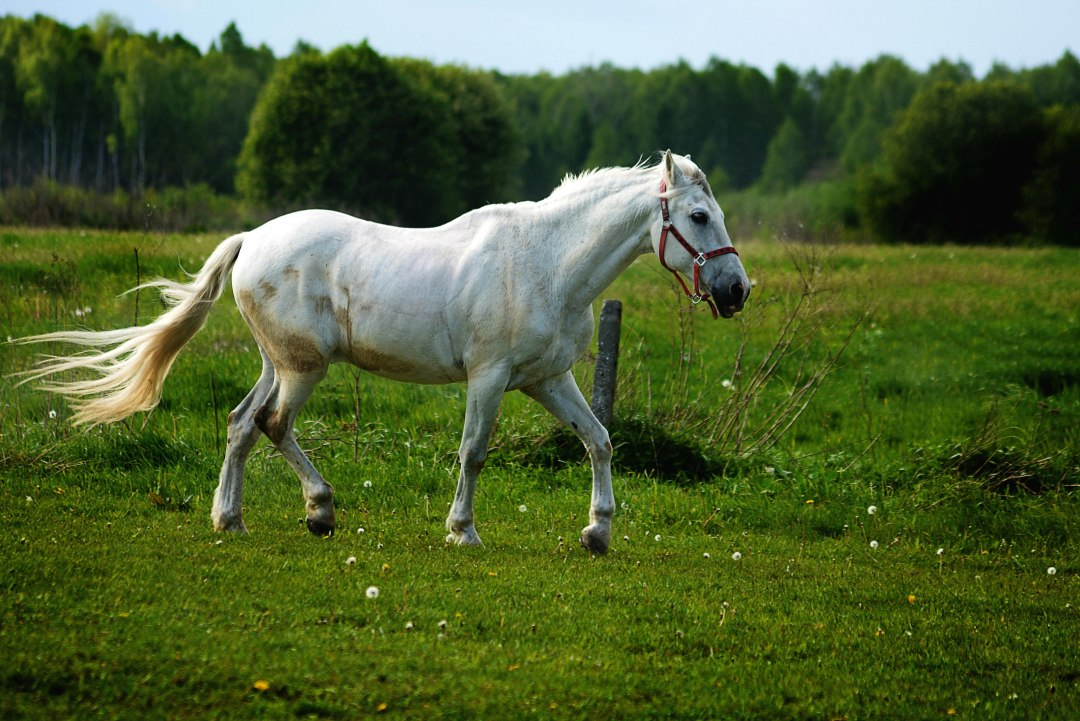
#> input picture Images/h1.jpg, 1080 x 721 px, found by its file name
$ python Thresholding.py
#> lines starting #> are read from the running program, lines starting #| are printed output that depends on the picture; after the words box and inside, x2 and y2 are one past the last pixel; in counts of white or black regions, pixels touching at a corner belong together
import cv2 as cv

img = cv.imread("C:\\Python\\OpenCV\\Images\\h1.jpg")
#> img is the input picture: shape (721, 1080, 3); mean B, G, R 50.7, 97.3, 79.2
if img is None:
    print("img not found")
    exit()
cv.imshow('img', img)
print(img.shape)
#| (721, 1080, 3)
cv.waitKey()

gray = cv.cvtColor(img, cv.COLOR_BGR2GRAY)
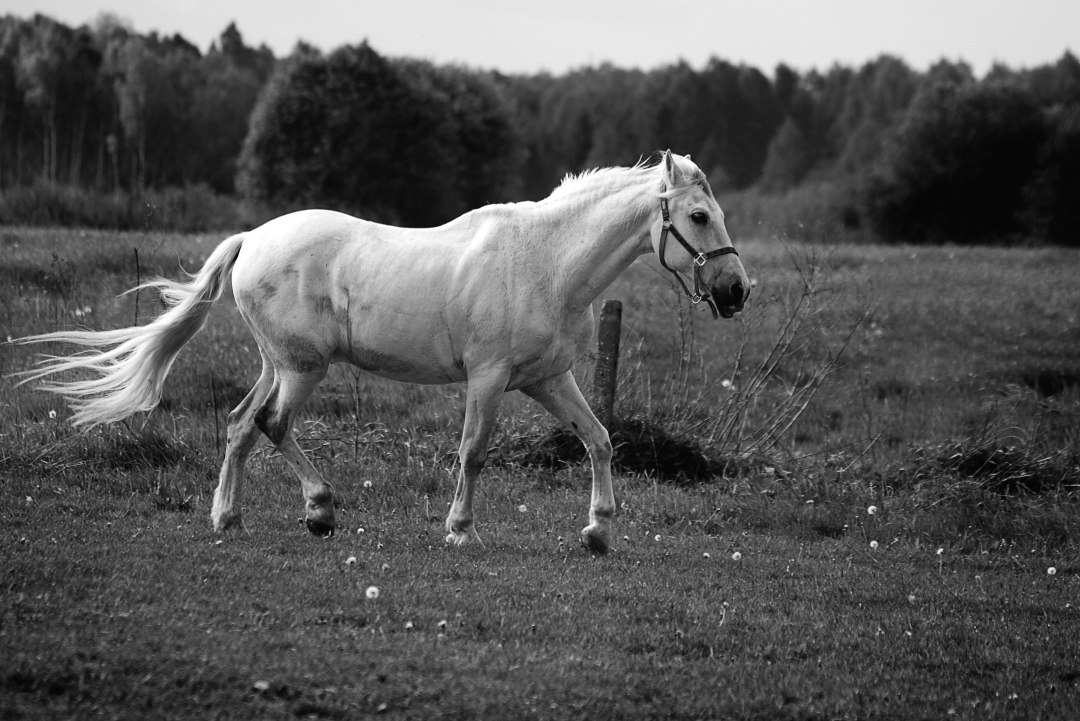
#> gray: shape (721, 1080); min 0, max 255, mean 86.6
cv.imshow('gray', gray)
cv.waitKey()

# Simple thresholding

threshold, thresh = cv.threshold(gray, 125, 255, cv.THRESH_BINARY)
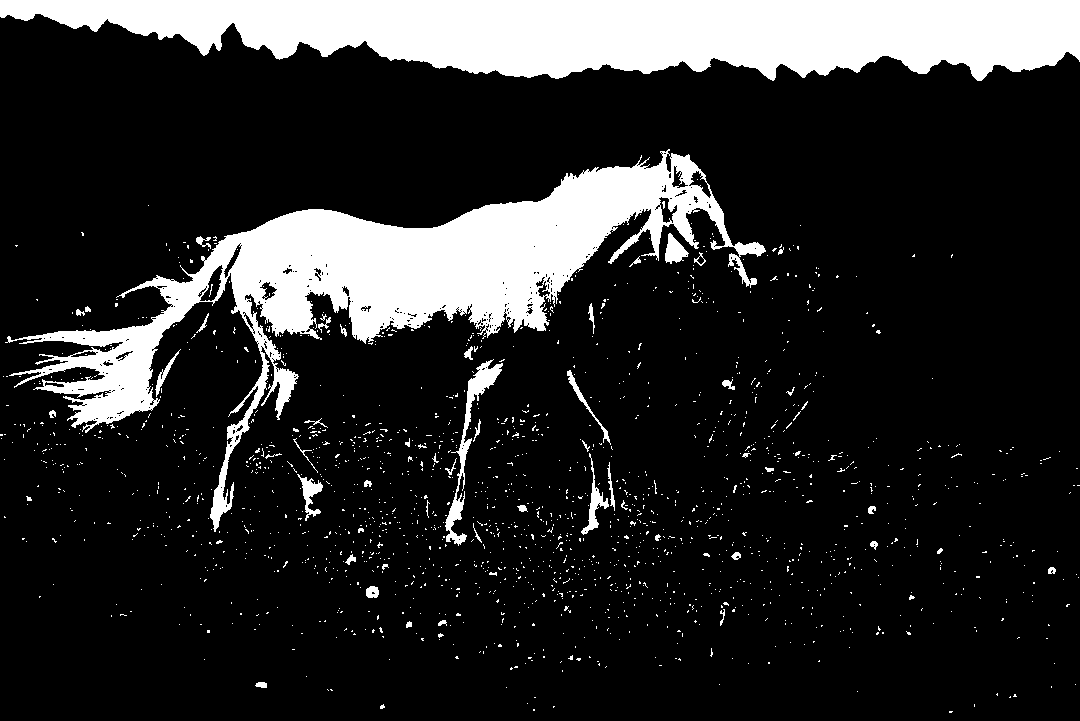
#> thresh: shape (721, 1080); 16.8% white; 1686 white regions (1632 under 20 px), largest, box (x1, y1, x2, y2) and area: (0, 0, 1080, 81) 61907, (5, 149, 766, 532) 58575, (445, 359, 503, 546) 1729
cv.imshow('thresh', thresh)
cv.waitKey()

# inverse thresholding

threshold, inv = cv.threshold(gray, 125, 255, cv.THRESH_BINARY_INV)
cv.imshow('inverse', inv)
cv.waitKey()

# Adaptive thresholding
#                               max,                mean of neighbour pixels  ,  block size, bias that is added to mean
ad = cv.adaptiveThreshold(gray, 255, cv.ADAPTIVE_THRESH_MEAN_C, cv.THRESH_BINARY, 7,  -255)
#> ad: shape (721, 1080); every value is 0
cv.imshow('adaptive', ad)
cv.waitKey()

$ run again, with Images/greenScreen.jpg copied over Images/h1.jpg
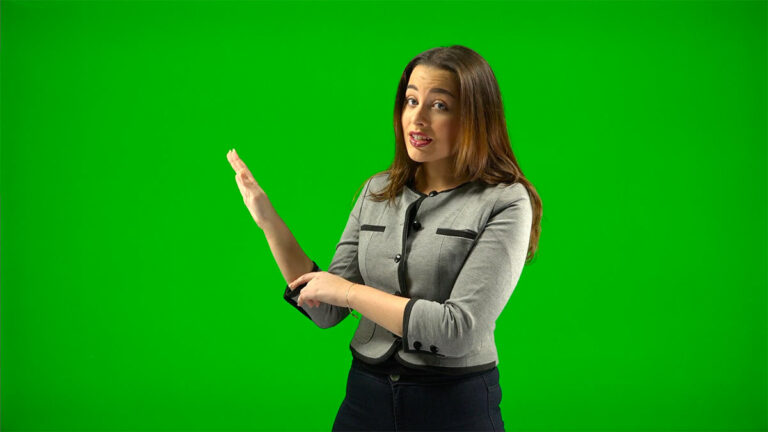
#> input picture Images/greenScreen.jpg, 768 x 432 px, found by its file name
#> img is the input picture: shape (432, 768, 3); mean B, G, R 15, 158.2, 20.5
#| (432, 768, 3)
#> `gray = cv.cvtColor(img, cv.COLOR_BGR2GRAY)`:
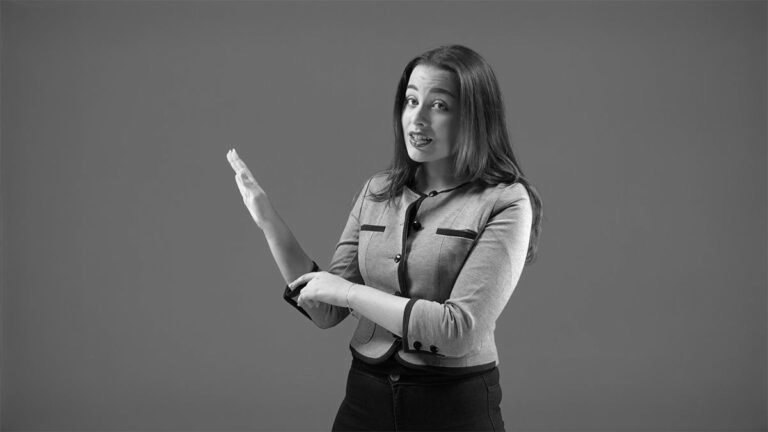
#> gray: shape (432, 768); min 0, max 254, mean 100.6
#> `threshold, thresh = cv.threshold(gray, 125, 255, cv.THRESH_BINARY)`:
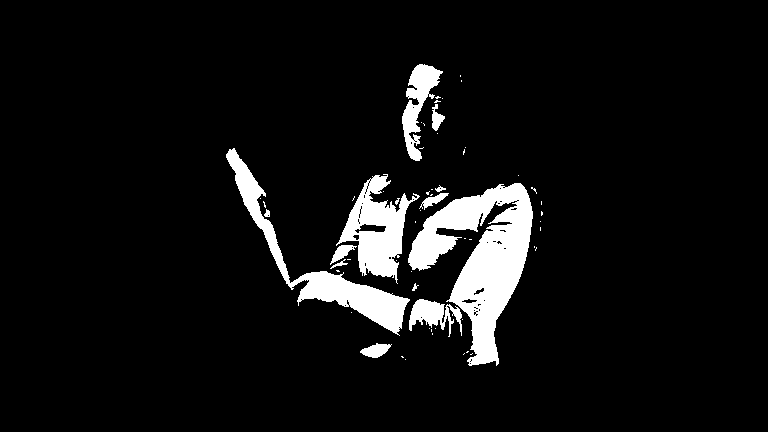
#> thresh: shape (432, 768); 6.9% white; 59 white regions (46 under 20 px), largest, box (x1, y1, x2, y2) and area: (408, 183, 533, 366) 10199, (226, 148, 410, 336) 4934, (336, 174, 420, 284) 3901
#> ad: shape (432, 768); every value is 0
